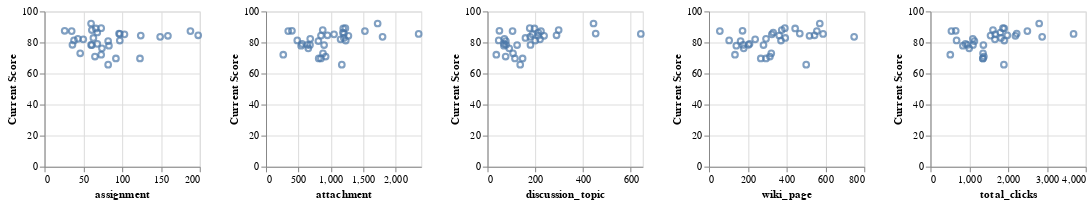

Write notebook code for a chart like this one.
### Code cell
alt.Chart(b).mark_point().encode(
    x = alt.X(alt.repeat(), type="quantitative"),
    y = "Current Score"
).properties(width = 150, height = 150).repeat(['assignment', 'attachment', 'discussion_topic', 'wiki_page', 'total_clicks'])

### Figure 1 — Vega specification as saved in the notebook (floating-point values rounded to 4 significant figures)
{"$schema": "https://vega.github.io/schema/vega/v5.json", "data": [{"name": "source_0"}, {"name": "data_0", "values": [{"Current Score": 80.9, "assignment": 82}, {"Current Score": 78.4, "assignment": 60}, {"Current Score": 84.3, "assignment": 159}, {"Current Score": 81.2, "assignment": 97}, {"Current Score": 85.5, "assignment": 97}, {"Current Score": 84.4, "assignment": 124}, {"Current Score": 76.2, "assignment": 74}, {"Current Score": 82.0, "assignment": 50}, {"Current Score": 65.7, "assignment": 82}, {"Current Score": 69.7, "assignment": 92}, {"Current Score": 85.2, "assignment": 103}, {"Current Score": 84.6, "assignment": 198}, {"Current Score": 69.7, "assignment": 123}, {"Current Score": 78.5, "assignment": 36}, {"Current Score": 89.2, "assignment": 73}, {"Current Score": 86.4, "assignment": 68}, {"Current Score": 87.3, "assignment": 35}, {"Current Score": 87.5, "assignment": 26}, {"Current Score": 73.0, "assignment": 46}, {"Current Score": 85.7, "assignment": 96}, {"Current Score": 89.0, "assignment": 66}, {"Current Score": 78.3, "assignment": 61}, {"Current Score": 77.9, "assignment": 83}, {"Current Score": 72.1, "assignment": 73}, {"Current Score": 81.3, "assignment": 38}, {"Current Score": 79.1, "assignment": 68}, {"Current Score": 70.9, "assignment": 65}, {"Current Score": 82.3, "assignment": 43}, {"Current Score": 82.9, "assignment": 63}, {"Current Score": 88.0, "assignment": 61}, {"Current Score": 92.2, "assignment": 60}, {"Current Score": 87.3, "assignment": 188}, {"Current Score": 83.6, "assignment": 149}]}, {"name": "data_1", "values": [{"Current Score": 80.9, "attachment": 810}, {"Current Score": 78.4, "attachment": 680}, {"Current Score": 84.3, "attachment": 1274}, {"Current Score": 81.2, "attachment": 1233}, {"Current Score": 85.5, "attachment": 2360}, {"Current Score": 84.4, "attachment": 850}, {"Current Score": 76.2, "attachment": 654}, {"Current Score": 82.0, "attachment": 1153}, {"Current Score": 65.7, "attachment": 1172}, {"Current Score": 69.7, "attachment": 849}, {"Current Score": 85.2, "attachment": 1052}, {"Current Score": 84.6, "attachment": 950}, {"Current Score": 69.7, "attachment": 815}, {"Current Score": 78.5, "attachment": 639}, {"Current Score": 89.2, "attachment": 1227}, {"Current Score": 86.4, "attachment": 1189}, {"Current Score": 87.3, "attachment": 344}, {"Current Score": 87.5, "attachment": 401}, {"Current Score": 73.0, "attachment": 881}, {"Current Score": 85.7, "attachment": 1205}, {"Current Score": 89.0, "attachment": 1194}, {"Current Score": 78.3, "attachment": 898}, {"Current Score": 77.9, "attachment": 543}, {"Current Score": 72.1, "attachment": 267}, {"Current Score": 81.3, "attachment": 484}, {"Current Score": 79.1, "attachment": 557}, {"Current Score": 70.9, "attachment": 922}, {"Current Score": 82.3, "attachment": 684}, {"Current Score": 82.9, "attachment": 1204}, {"Current Score": 88.0, "attachment": 877}, {"Current Score": 92.2, "attachment": 1726}, {"Current Score": 87.3, "attachment": 1529}, {"Current Score": 83.6, "attachment": 1802}]}, {"name": "data_2", "values": [{"Current Score": 80.9, "discussion_topic": 77}, {"Current Score": 78.4, "discussion_topic": 180}, {"Current Score": 84.3, "discussion_topic": 237}, {"Current Score": 81.2, "discussion_topic": 200}, {"Current Score": 85.5, "discussion_topic": 642}, {"Current Score": 84.4, "discussion_topic": 212}, {"Current Score": 76.2, "discussion_topic": 91}, {"Current Score": 82.0, "discussion_topic": 220}, {"Current Score": 65.7, "discussion_topic": 137}, {"Current Score": 69.7, "discussion_topic": 115}, {"Current Score": 85.2, "discussion_topic": 188}, {"Current Score": 84.6, "discussion_topic": 289}, {"Current Score": 69.7, "discussion_topic": 147}, {"Current Score": 78.5, "discussion_topic": 78}, {"Current Score": 89.2, "discussion_topic": 177}, {"Current Score": 86.4, "discussion_topic": 213}, {"Current Score": 87.3, "discussion_topic": 105}, {"Current Score": 87.5, "discussion_topic": 50}, {"Current Score": 73.0, "discussion_topic": 107}, {"Current Score": 85.7, "discussion_topic": 453}, {"Current Score": 89.0, "discussion_topic": 197}, {"Current Score": 78.3, "discussion_topic": 124}, {"Current Score": 77.9, "discussion_topic": 69}, {"Current Score": 72.1, "discussion_topic": 37}, {"Current Score": 81.3, "discussion_topic": 47}, {"Current Score": 79.1, "discussion_topic": 69}, {"Current Score": 70.9, "discussion_topic": 76}, {"Current Score": 82.3, "discussion_topic": 71}, {"Current Score": 82.9, "discussion_topic": 159}, {"Current Score": 88.0, "discussion_topic": 298}, {"Current Score": 92.2, "discussion_topic": 444}, {"Current Score": 87.3, "discussion_topic": 224}, {"Current Score": 83.6, "discussion_topic": 179}]}, {"name": "data_3", "values": [{"Current Score": 80.9, "wiki_page": 163}, {"Current Score": 78.4, "wiki_page": 176}, {"Current Score": 84.3, "wiki_page": 518}, {"Current Score": 81.2, "wiki_page": 371}, {"Current Score": 85.5, "wiki_page": 588}, {"Current Score": 84.4, "wiki_page": 362}, {"Current Score": 76.2, "wiki_page": 179}, {"Current Score": 82.0, "wiki_page": 238}, {"Current Score": 65.7, "wiki_page": 501}, {"Current Score": 69.7, "wiki_page": 294}, {"Current Score": 85.2, "wiki_page": 324}, {"Current Score": 84.6, "wiki_page": 544}, {"Current Score": 69.7, "wiki_page": 267}, {"Current Score": 78.5, "wiki_page": 204}, {"Current Score": 89.2, "wiki_page": 391}, {"Current Score": 86.4, "wiki_page": 331}, {"Current Score": 87.3, "wiki_page": 56}, {"Current Score": 87.5, "wiki_page": 173}, {"Current Score": 73.0, "wiki_page": 321}, {"Current Score": 85.7, "wiki_page": 468}, {"Current Score": 89.0, "wiki_page": 444}, {"Current Score": 78.3, "wiki_page": 281}, {"Current Score": 77.9, "wiki_page": 141}, {"Current Score": 72.1, "wiki_page": 134}, {"Current Score": 81.3, "wiki_page": 104}, {"Current Score": 79.1, "wiki_page": 209}, {"Current Score": 70.9, "wiki_page": 314}, {"Current Score": 82.3, "wiki_page": 294}, {"Current Score": 82.9, "wiki_page": 393}, {"Current Score": 88.0, "wiki_page": 375}, {"Current Score": 92.2, "wiki_page": 571}, {"Current Score": 87.3, "wiki_page": 556}, {"Current Score": 83.6, "wiki_page": 748}]}, {"name": "data_4", "values": [{"Current Score": 80.9, "total_clicks": 1132}, {"Current Score": 78.4, "total_clicks": 1096}, {"Current Score": 84.3, "total_clicks": 2188}, {"Current Score": 81.2, "total_clicks": 1901}, {"Current Score": 85.5, "total_clicks": 3687}, {"Current Score": 84.4, "total_clicks": 1548}, {"Current Score": 76.2, "total_clicks": 998}, {"Current Score": 82.0, "total_clicks": 1661}, {"Current Score": 65.7, "total_clicks": 1892}, {"Current Score": 69.7, "total_clicks": 1350}, {"Current Score": 85.2, "total_clicks": 1667}, {"Current Score": 84.6, "total_clicks": 1981}, {"Current Score": 69.7, "total_clicks": 1352}, {"Current Score": 78.5, "total_clicks": 957}, {"Current Score": 89.2, "total_clicks": 1868}, {"Current Score": 86.4, "total_clicks": 1801}, {"Current Score": 87.3, "total_clicks": 540}, {"Current Score": 87.5, "total_clicks": 650}, {"Current Score": 73.0, "total_clicks": 1355}, {"Current Score": 85.7, "total_clicks": 2222}, {"Current Score": 89.0, "total_clicks": 1901}, {"Current Score": 78.3, "total_clicks": 1364}, {"Current Score": 77.9, "total_clicks": 836}, {"Current Score": 72.1, "total_clicks": 511}, {"Current Score": 81.3, "total_clicks": 673}, {"Current Score": 79.1, "total_clicks": 903}, {"Current Score": 70.9, "total_clicks": 1377}, {"Current Score": 82.3, "total_clicks": 1092}, {"Current Score": 82.9, "total_clicks": 1819}, {"Current Score": 88.0, "total_clicks": 1611}, {"Current Score": 92.2, "total_clicks": 2801}, {"Current Score": 87.3, "total_clicks": 2497}, {"Current Score": 83.6, "total_clicks": 2878}]}, {"name": "data_0_child__assignment_x_domain_assignment", "values": [{"min": 26, "max": 198}]}, {"name": "data_0_child__assignment_y_domain_Current Score", "values": [{"min": 65.7, "max": 92.2}]}, {"name": "data_1_child__attachment_x_domain_attachment", "values": [{"min": 267, "max": 2360}]}, {"name": "data_1_child__attachment_y_domain_Current Score", "values": [{"min": 65.7, "max": 92.2}]}, {"name": "data_2_child__discussion_topic_x_domain_discussion_topic", "values": [{"min": 37, "max": 642}]}, {"name": "data_2_child__discussion_topic_y_domain_Current Score", "values": [{"min": 65.7, "max": 92.2}]}, {"name": "data_3_child__wiki_page_x_domain_wiki_page", "values": [{"min": 56, "max": 748}]}, {"name": "data_3_child__wiki_page_y_domain_Current Score", "values": [{"min": 65.7, "max": 92.2}]}, {"name": "data_4_child__total_clicks_x_domain_total_clicks", "values": [{"min": 511, "max": 3687}]}, {"name": "data_4_child__total_clicks_y_domain_Current Score", "values": [{"min": 65.7, "max": 92.2}]}], "signals": [{"name": "childWidth", "value": 150}], "marks": [{"type": "group", "name": "child__assignment_group", "encode": {"update": {"height": {"signal": "height"}, "width": {"signal": "childWidth"}}}, "marks": [{"type": "symbol", "name": "child__assignment_marks", "from": {"data": "data_0"}, "encode": {"update": {"opacity": {"value": 0.7}, "fill": {"value": "transparent"}, "stroke": {"value": "#4c78a8"}, "ariaRoleDescription": {"value": "point"}, "description": {"signal": "\"assignment: \" + (format(datum[\"assignment\"], \"\")) + \"; Current Score: \" + (format(datum[\"Current Score\"], \"\"))"}, "x": {"field": "assignment", "scale": "child__assignment_x"}, "y": {"field": "Current Score", "scale": "child__assignment_y"}}}, "style": ["point"]}], "axes": [{"scale": "child__assignment_x", "minExtent": 0, "grid": true, "gridScale": "child__assignment_y", "domain": false, "aria": false, "tickCount": {"signal": "ceil(childWidth/40)"}, "ticks": false, "zindex": 0, "orient": "bottom", "labels": false, "maxExtent": 0}, {"scale": "child__assignment_y", "gridScale": "child__assignment_x", "ticks": false, "minExtent": 0, "maxExtent": 0, "zindex": 0, "grid": true, "orient": "left", "tickCount": {"signal": "ceil(height/40)"}, "domain": false, "labels": false, "aria": false}, {"scale": "child__assignment_x", "grid": false, "labelFlush": true, "labelOverlap": true, "tickCount": {"signal": "ceil(childWidth/40)"}, "zindex": 0, "orient": "bottom", "title": "assignment"}, {"scale": "child__assignment_y", "grid": false, "labelOverlap": true, "zindex": 0, "tickCount": {"signal": "ceil(height/40)"}, "orient": "left", "title": "Current Score"}], "style": "cell"}, {"type": "group", "name": "child__attachment_group", "encode": {"update": {"width": {"signal": "childWidth"}, "height": {"signal": "height"}}}, "marks": [{"type": "symbol", "name": "child__attachment_marks", "from": {"data": "data_1"}, "encode": {"update": {"x": {"field": "attachment", "scale": "child__attachment_x"}, "y": {"field": "Current Score", "scale": "child__attachment_y"}, "stroke": {"value": "#4c78a8"}, "fill": {"value": "transparent"}, "ariaRoleDescription": {"value": "point"}, "description": {"signal": "\"attachment: \" + (format(datum[\"attachment\"], \"\")) + \"; Current Score: \" + (format(datum[\"Current Score\"], \"\"))"}, "opacity": {"value": 0.7}}}, "style": ["point"]}], "axes": [{"scale": "child__attachment_x", "tickCount": {"signal": "ceil(childWidth/40)"}, "grid": true, "aria": false, "orient": "bottom", "ticks": false, "domain": false, "maxExtent": 0, "gridScale": "child__attachment_y", "minExtent": 0, "labels": false, "zindex": 0}, {"scale": "child__attachment_y", "orient": "left", "grid": true, "domain": false, "gridScale": "child__attachment_x", "aria": false, "labels": false, "minExtent": 0, "zindex": 0, "tickCount": {"signal": "ceil(height/40)"}, "ticks": false, "maxExtent": 0}, {"scale": "child__attachment_x", "tickCount": {"signal": "ceil(childWidth/40)"}, "orient": "bottom", "grid": false, "title": "attachment", "labelFlush": true, "labelOverlap": true, "zindex": 0}, {"scale": "child__attachment_y", "orient": "left", "title": "Current Score", "grid": false, "labelOverlap": true, "zindex": 0, "tickCount": {"signal": "ceil(height/40)"}}], "style": "cell"}, {"type": "group", "name": "child__discussion_topic_group", "encode": {"update": {"height": {"signal": "height"}, "width": {"signal": "childWidth"}}}, "marks": [{"type": "symbol", "name": "child__discussion_topic_marks", "from": {"data": "data_2"}, "encode": {"update": {"ariaRoleDescription": {"value": "point"}, "opacity": {"value": 0.7}, "stroke": {"value": "#4c78a8"}, "fill": {"value": "transparent"}, "description": {"signal": "\"discussion_topic: \" + (format(datum[\"discussion_topic\"], \"\")) + \"; Current Score: \" + (format(datum[\"Current Score\"], \"\"))"}, "x": {"field": "discussion_topic", "scale": "child__discussion_topic_x"}, "y": {"field": "Current Score", "scale": "child__discussion_topic_y"}}}, "style": ["point"]}], "axes": [{"scale": "child__discussion_topic_x", "zindex": 0, "aria": false, "minExtent": 0, "grid": true, "maxExtent": 0, "orient": "bottom", "ticks": false, "tickCount": {"signal": "ceil(childWidth/40)"}, "labels": false, "domain": false, "gridScale": "child__discussion_topic_y"}, {"scale": "child__discussion_topic_y", "minExtent": 0, "grid": true, "gridScale": "child__discussion_topic_x", "labels": false, "aria": false, "maxExtent": 0, "orient": "left", "domain": false, "ticks": false, "tickCount": {"signal": "ceil(height/40)"}, "zindex": 0}, {"scale": "child__discussion_topic_x", "title": "discussion_topic", "labelFlush": true, "grid": false, "labelOverlap": true, "tickCount": {"signal": "ceil(childWidth/40)"}, "orient": "bottom", "zindex": 0}, {"scale": "child__discussion_topic_y", "orient": "left", "zindex": 0, "labelOverlap": true, "title": "Current Score", "tickCount": {"signal": "ceil(height/40)"}, "grid": false}], "style": "cell"}, {"type": "group", "name": "child__wiki_page_group", "encode": {"update": {"height": {"signal": "height"}, "width": {"signal": "childWidth"}}}, "marks": [{"type": "symbol", "name": "child__wiki_page_marks", "from": {"data": "data_3"}, "encode": {"update": {"description": {"signal": "\"wiki_page: \" + (format(datum[\"wiki_page\"], \"\")) + \"; Current Score: \" + (format(datum[\"Current Score\"], \"\"))"}, "fill": {"value": "transparent"}, "stroke": {"value": "#4c78a8"}, "ariaRoleDescription": {"value": "point"}, "x": {"field": "wiki_page", "scale": "child__wiki_page_x"}, "y": {"field": "Current Score", "scale": "child__wiki_page_y"}, "opacity": {"value": 0.7}}}, "style": ["point"]}], "axes": [{"scale": "child__wiki_page_x", "ticks": false, "aria": false, "zindex": 0, "gridScale": "child__wiki_page_y", "minExtent": 0, "domain": false, "labels": false, "grid": true, "tickCount": {"signal": "ceil(childWidth/40)"}, "maxExtent": 0, "orient": "bottom"}, {"scale": "child__wiki_page_y", "maxExtent": 0, "minExtent": 0, "orient": "left", "ticks": false, "zindex": 0, "aria": false, "labels": false, "grid": true, "tickCount": {"signal": "ceil(height/40)"}, "domain": false, "gridScale": "child__wiki_page_x"}, {"scale": "child__wiki_page_x", "orient": "bottom", "title": "wiki_page", "zindex": 0, "labelOverlap": true, "tickCount": {"signal": "ceil(childWidth/40)"}, "grid": false, "labelFlush": true}, {"scale": "child__wiki_page_y", "orient": "left", "tickCount": {"signal": "ceil(height/40)"}, "zindex": 0, "grid": false, "title": "Current Score", "labelOverlap": true}], "style": "cell"}, {"type": "group", "name": "child__total_clicks_group", "encode": {"update": {"height": {"signal": "height"}, "width": {"signal": "childWidth"}}}, "marks": [{"type": "symbol", "name": "child__total_clicks_marks", "from": {"data": "data_4"}, "encode": {"update": {"stroke": {"value": "#4c78a8"}, "ariaRoleDescription": {"value": "point"}, "opacity": {"value": 0.7}, "description": {"signal": "\"total_clicks: \" + (format(datum[\"total_clicks\"], \"\")) + \"; Current Score: \" + (format(datum[\"Current Score\"], \"\"))"}, "fill": {"value": "transparent"}, "x": {"field": "total_clicks", "scale": "child__total_clicks_x"}, "y": {"field": "Current Score", "scale": "child__total_clicks_y"}}}, "style": ["point"]}], "axes": [{"scale": "child__total_clicks_x", "aria": false, "orient": "bottom", "labels": false, "minExtent": 0, "zindex": 0, "ticks": false, "grid": true, "gridScale": "child__total_clicks_y", "domain": false, "tickCount": {"signal": "ceil(childWidth/40)"}, "maxExtent": 0}, {"scale": "child__total_clicks_y", "minExtent": 0, "tickCount": {"signal": "ceil(height/40)"}, "labels": false, "ticks": false, "zindex": 0, "grid": true, "gridScale": "child__total_clicks_x", "domain": false, "orient": "left", "aria": false, "maxExtent": 0}, {"scale": "child__total_clicks_x", "title": "total_clicks", "zindex": 0, "tickCount": {"signal": "ceil(childWidth/40)"}, "grid": false, "labelFlush": true, "orient": "bottom", "labelOverlap": true}, {"scale": "child__total_clicks_y", "orient": "left", "grid": false, "title": "Current Score", "zindex": 0, "labelOverlap": true, "tickCount": {"signal": "ceil(height/40)"}}], "style": "cell"}], "scales": [{"name": "child__assignment_x", "type": "linear", "domain": [{"signal": "(data(\"data_0_child__assignment_x_domain_assignment\")[0] || {}).min"}, {"signal": "(data(\"data_0_child__assignment_x_domain_assignment\")[0] || {}).max"}], "range": [0, {"signal": "childWidth"}], "zero": true, "nice": true}, {"name": "child__assignment_y", "type": "linear", "domain": [{"signal": "(data(\"data_0_child__assignment_y_domain_Current Score\")[0] || {}).min"}, {"signal": "(data(\"data_0_child__assignment_y_domain_Current Score\")[0] || {}).max"}], "range": [{"signal": "height"}, 0], "nice": true, "zero": true}, {"name": "child__attachment_x", "type": "linear", "domain": [{"signal": "(data(\"data_1_child__attachment_x_domain_attachment\")[0] || {}).min"}, {"signal": "(data(\"data_1_child__attachment_x_domain_attachment\")[0] || {}).max"}], "range": [0, {"signal": "childWidth"}], "nice": true, "zero": true}, {"name": "child__attachment_y", "type": "linear", "domain": [{"signal": "(data(\"data_1_child__attachment_y_domain_Current Score\")[0] || {}).min"}, {"signal": "(data(\"data_1_child__attachment_y_domain_Current Score\")[0] || {}).max"}], "range": [{"signal": "height"}, 0], "nice": true, "zero": true}, {"name": "child__discussion_topic_x", "type": "linear", "domain": [{"signal": "(data(\"data_2_child__discussion_topic_x_domain_discussion_topic\")[0] || {}).min"}, {"signal": "(data(\"data_2_child__discussion_topic_x_domain_discussion_topic\")[0] || {}).max"}], "range": [0, {"signal": "childWidth"}], "zero": true, "nice": true}, {"name": "child__discussion_topic_y", "type": "linear", "domain": [{"signal": "(data(\"data_2_child__discussion_topic_y_domain_Current Score\")[0] || {}).min"}, {"signal": "(data(\"data_2_child__discussion_topic_y_domain_Current Score\")[0] || {}).max"}], "range": [{"signal": "height"}, 0], "zero": true, "nice": true}, {"name": "child__wiki_page_x", "type": "linear", "domain": [{"signal": "(data(\"data_3_child__wiki_page_x_domain_wiki_page\")[0] || {}).min"}, {"signal": "(data(\"data_3_child__wiki_page_x_domain_wiki_page\")[0] || {}).max"}], "range": [0, {"signal": "childWidth"}], "nice": true, "zero": true}, {"name": "child__wiki_page_y", "type": "linear", "domain": [{"signal": "(data(\"data_3_child__wiki_page_y_domain_Current Score\")[0] || {}).min"}, {"signal": "(data(\"data_3_child__wiki_page_y_domain_Current Score\")[0] || {}).max"}], "range": [{"signal": "height"}, 0], "nice": true, "zero": true}, {"name": "child__total_clicks_x", "type": "linear", "domain": [{"signal": "(data(\"data_4_child__total_clicks_x_domain_total_clicks\")[0] || {}).min"}, {"signal": "(data(\"data_4_child__total_clicks_x_domain_total_clicks\")[0] || {}).max"}], "range": [0, {"signal": "childWidth"}], "zero": true, "nice": true}, {"name": "child__total_clicks_y", "type": "linear", "domain": [{"signal": "(data(\"data_4_child__total_clicks_y_domain_Current Score\")[0] || {}).min"}, {"signal": "(data(\"data_4_child__total_clicks_y_domain_Current Score\")[0] || {}).max"}], "range": [{"signal": "height"}, 0], "zero": true, "nice": true}], "layout": {"padding": 20, "bounds": "full", "align": "all"}, "padding": 5, "height": 150, "background": "white"}
